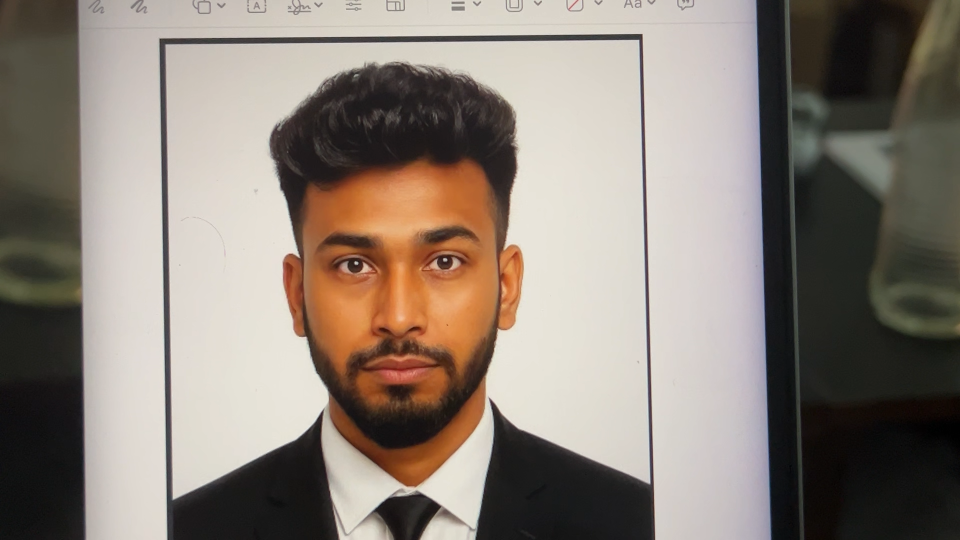
#> input picture rgb_original.png, 1920 x 1080 px (shown at 1/2 size)
$ python rgb_human_boundary.py --image rgb_original.png
#> lines starting #> are read from the running program, lines starting #| are printed output that depends on the picture; after the words box and inside, x2 and y2 are one past the last pixel; in counts of white or black regions, pixels touching at a corner belong together
"""
CSc 8830 - Computer Vision
Problem 1: RGB human boundary detection (classical CV only, no ML/DL)

Usage (run it twice on the same image - once per target):
    python rgb_human_boundary.py --image me.jpg --target body   # WHOLE person (default)
    python rgb_human_boundary.py --image me.jpg --target face   # FACE / head only
    python rgb_human_boundary.py                                # iPhone Continuity Camera, whole body

Workflow:
    1. (camera) SPACE to capture
    2. Drag a rectangle:  body -> around the WHOLE person (head to bottom edge)
                          face -> around the HEAD (hair to chin)
       ENTER to confirm -> the script AUTO-SEEDS GrabCut from colour statistics of the box
    3. Refine:  LEFT drag = human, RIGHT drag = background
                G = re-run GrabCut, R = reset to auto-seed, S = save, ESC = cancel

Saves rgb_original.png, rgb_<target>_mask.png, rgb_<target>_segmented.png, rgb_<target>_boundary.png
"""

import argparse
import cv2
import numpy as np

CAMERA_INDEX = 1
OUTPUT_ORIGINAL = "rgb_original.png"


def output_names(target):
#> in main, image is the input picture: shape (1080, 1920, 3); mean B, G, R 119.2, 128.4, 138.7
    return (f"rgb_{target}_mask.png",
            f"rgb_{target}_segmented.png",
            f"rgb_{target}_boundary.png")


# ------------------------------------------------------------------
# Capture
# ------------------------------------------------------------------
# [27 lines left out: function capture_iphone_image, not called in this run]


def resize_for_display(image, max_width=800, max_height=800):
#> called with max_width = 1200, max_height = 800
    h, w = image.shape[:2]
#> h = 1080; w = 1920
    scale = min(1.0, max_width / w, max_height / h)
#> scale = 0.625
    if scale == 1.0:
        return image.copy(), 1.0
    return cv2.resize(image, (int(w * scale), int(h * scale)),
                      interpolation=cv2.INTER_AREA), scale


# ------------------------------------------------------------------
# Step 1: rectangle
# ------------------------------------------------------------------
def select_human_rectangle(image, target="body"):
    display, scale = resize_for_display(image, 1200, 800)
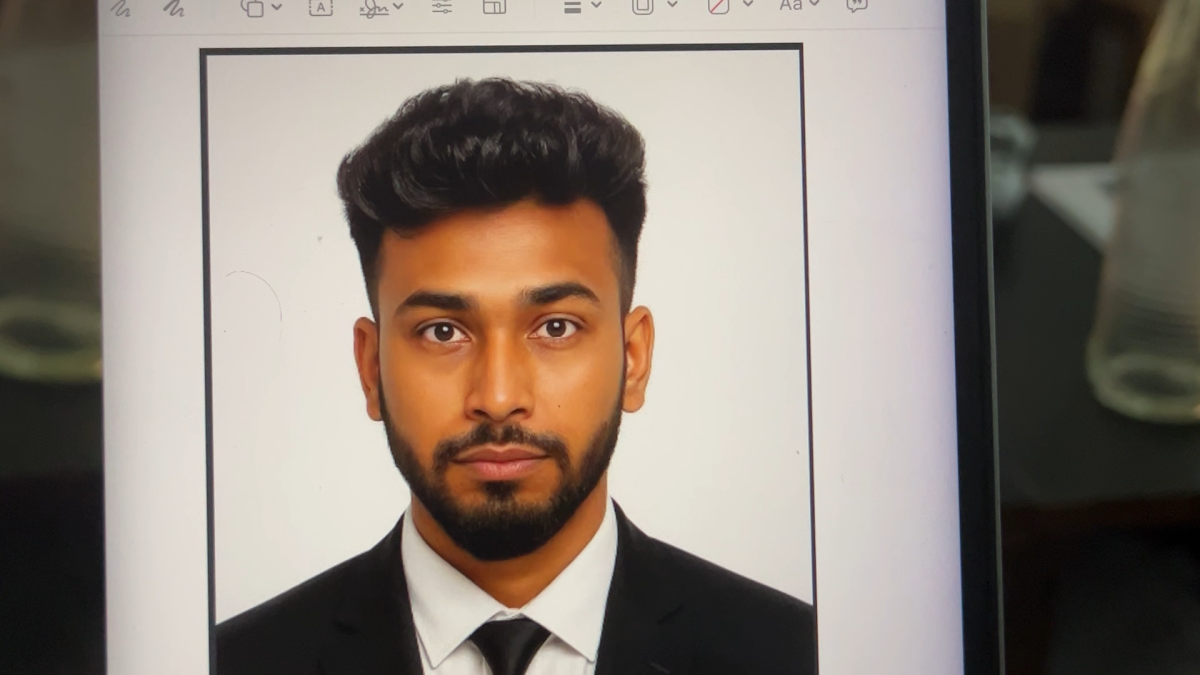
#> display: shape (675, 1200, 3); mean B, G, R 119.2, 128.4, 138.7
#> scale = 0.625
    state = {"drawing": False, "p1": None, "p2": None, "rect": None}
    win = "Step 1 - Select " + ("Face" if target == "face" else "Whole Body")

    # [13 lines left out: function on_mouse, not called in this run]

    cv2.namedWindow(win, cv2.WINDOW_AUTOSIZE)
    cv2.setMouseCallback(win, on_mouse)
    what = "the HEAD (hair to chin)" if target == "face" else "the WHOLE person (head to bottom edge)"
    print(f"STEP 1: drag a rectangle around {what}. ENTER=confirm R=reset ESC=cancel")

    while True:
        frame = display.copy()
        if state["p1"] and state["p2"]:
            cv2.rectangle(frame, state["p1"], state["p2"], (0, 255, 0), 3)
        cv2.putText(frame, ("Drag around HEAD" if target == "face" else "Drag around WHOLE person")
                    + " | ENTER confirm | R reset", (20, 40),
                    cv2.FONT_HERSHEY_SIMPLEX, 0.7, (0, 255, 0), 2)
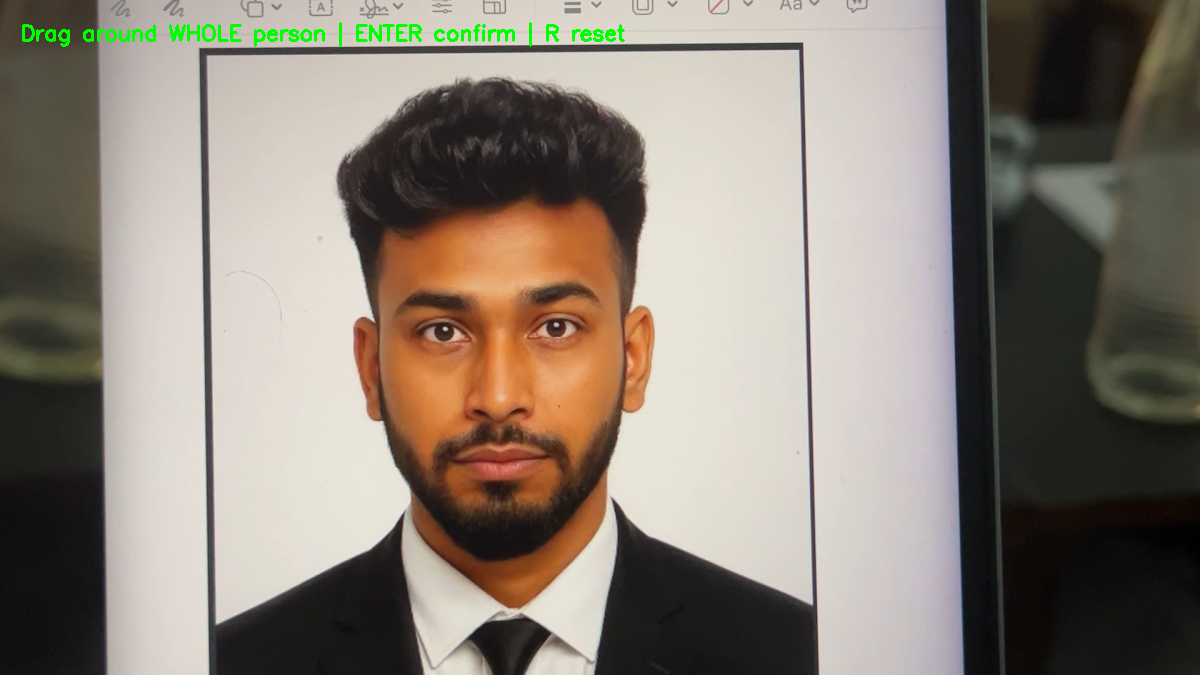
#> frame: shape (675, 1200, 3); 0.48% of pixels changed, all inside (x1, y1, x2, y2) = (22, 22, 625, 47)
        cv2.imshow(win, frame)
        key = cv2.waitKey(20) & 0xFF
#> (key Esc is pressed here)
        if key in (13, 10) and state["rect"] is not None:
            break
        elif key in (ord("r"), ord("R")):
            state.update(p1=None, p2=None, rect=None)
        elif key == 27:
            state["rect"] = None
            break
    cv2.destroyWindow(win)
    return state["rect"]


# ------------------------------------------------------------------
# Auto-seeding (the fix)
# ------------------------------------------------------------------
# [86 lines left out: function build_initial_mask, not called in this run]


def to_binary(mask):
    return np.where((mask == cv2.GC_FGD) | (mask == cv2.GC_PR_FGD), 255, 0).astype(np.uint8)


# ------------------------------------------------------------------
# Step 2: interactive GrabCut
# ------------------------------------------------------------------
# [102 lines left out: functions interactive_grabcut, keep_largest_component, clean_mask, find_boundary, not called in this run]


# ------------------------------------------------------------------
def main():
    ap = argparse.ArgumentParser()
    ap.add_argument("--image", help="use this image instead of the camera")
    ap.add_argument("--target", choices=["body", "face"], default="body",
                    help="body = whole person (default), face = head only")
    args = ap.parse_args()
    output_mask, output_segmented, output_boundary = output_names(args.target)

    image = cv2.imread(args.image) if args.image else capture_iphone_image()
    if image is None:
        print("No image.")
        return
    cv2.imwrite(OUTPUT_ORIGINAL, image)

    rect = select_human_rectangle(image, args.target)
    if rect is None:
        print("No rectangle selected.")
        return

    mask = interactive_grabcut(image, rect, args.target)
    if mask is None:
        return

    mask = clean_mask(keep_largest_component(mask))
    boundary_image, contour = find_boundary(image, mask)
    if contour is None:
        print("No contour found.")
        return
    segmented = cv2.bitwise_and(image, image, mask=mask)

    print(f"\n=== RGB {args.target.upper()} SEGMENTATION RESULT ===")
    print("Contour area   :", cv2.contourArea(contour), "px")
    print("Boundary length:", cv2.arcLength(contour, True), "px")
    print("Boundary points:", len(contour))

    cv2.imwrite(output_mask, mask)
    cv2.imwrite(output_segmented, segmented)
    cv2.imwrite(output_boundary, boundary_image)
    print("Saved:", OUTPUT_ORIGINAL, output_mask, output_segmented, output_boundary)

    cv2.imshow("Final Mask", mask)
    cv2.imshow("Final Segmented", segmented)
    cv2.imshow("Final Boundary", boundary_image)
    print("Press any key to close.")
    cv2.waitKey(0)
    cv2.destroyAllWindows()


if __name__ == "__main__":
    main()
